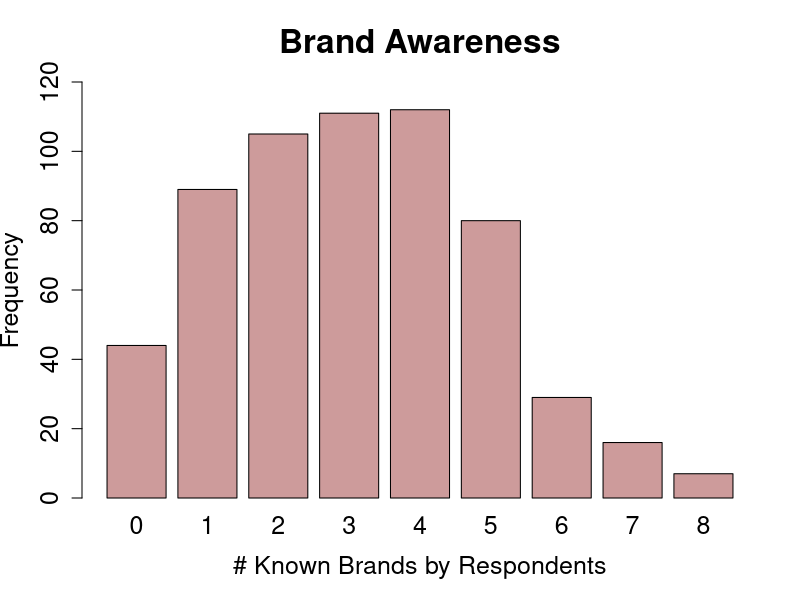
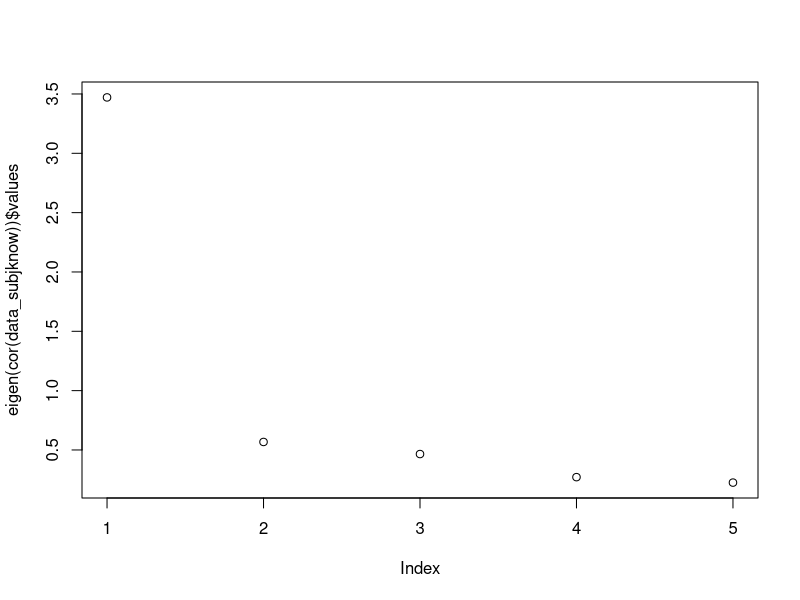
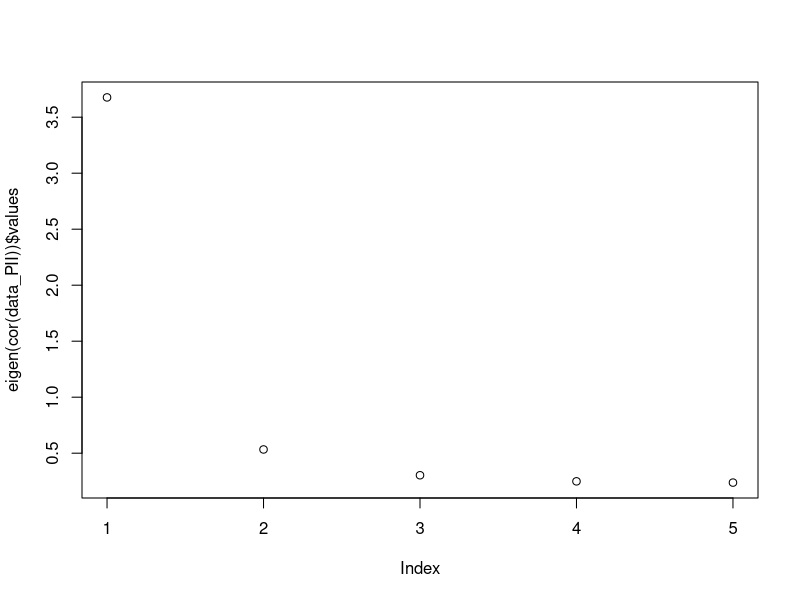
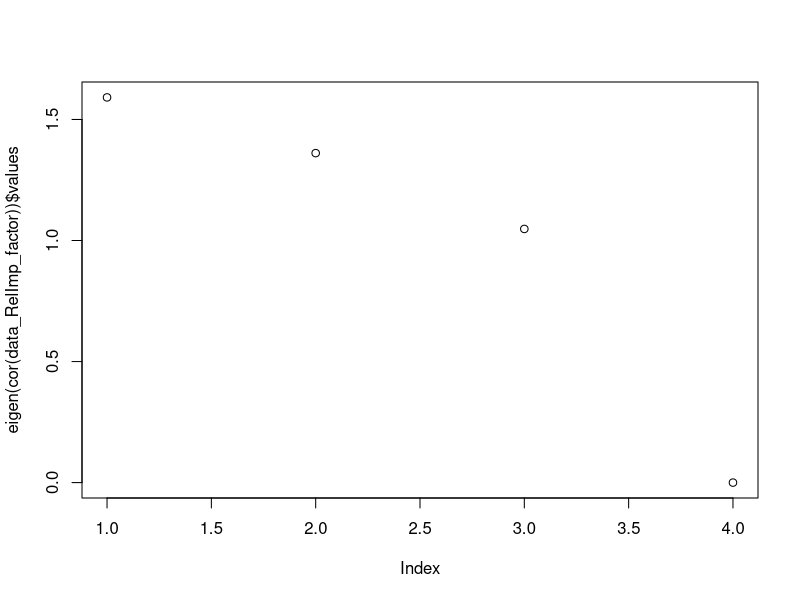
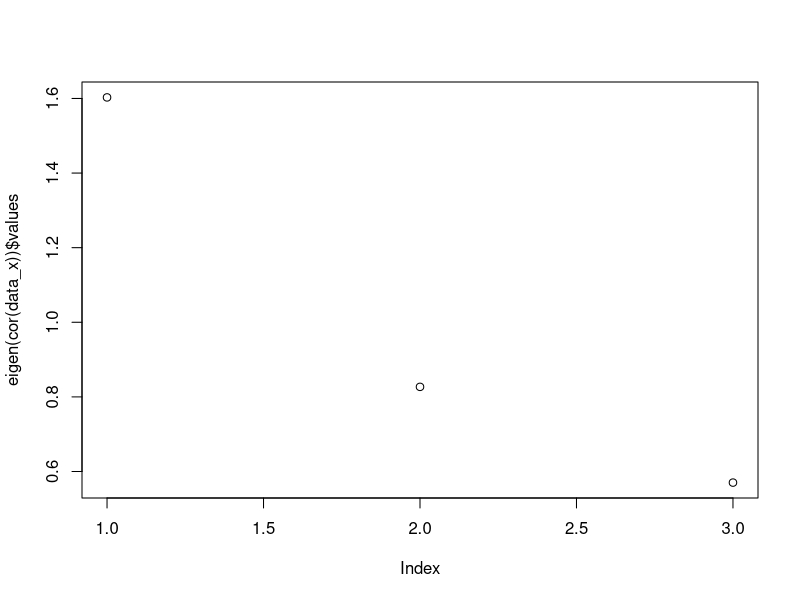
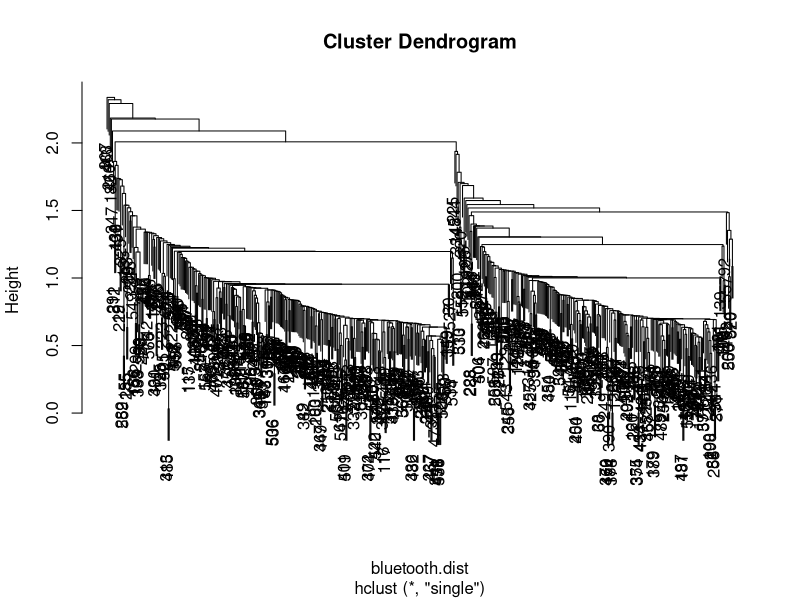
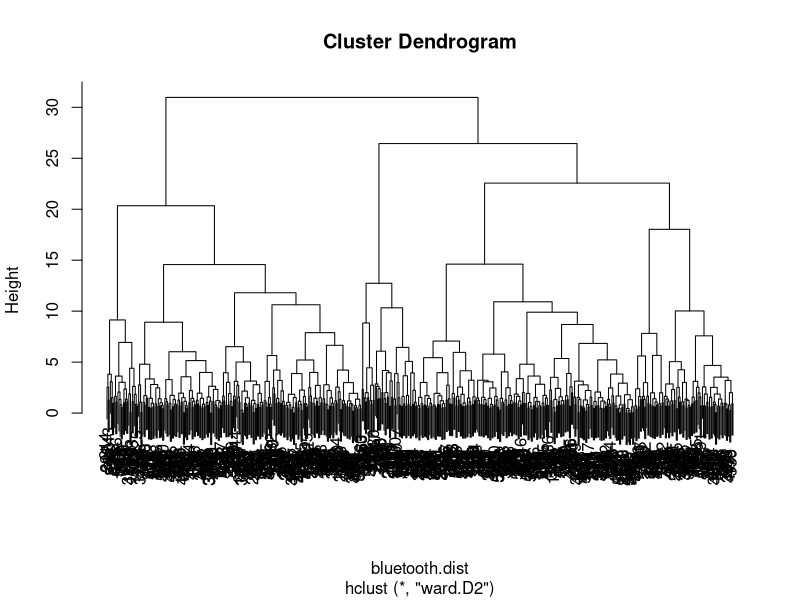
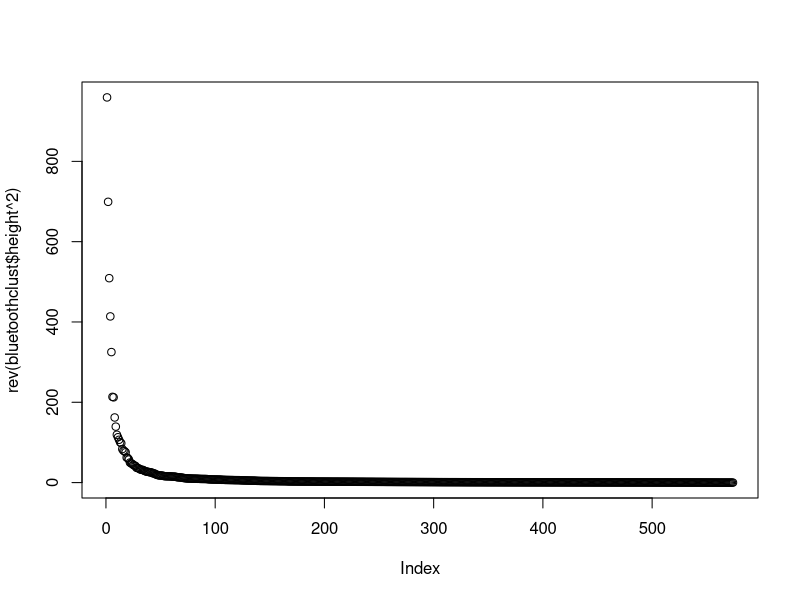

The R script that drew these images, in order: (Note: this script raises an error after producing the figures.)
getwd()
setwd("~/Caci17/SWP3")

library(psych)
library(dplyr)

bluetooth <- read.csv("indivData.csv")

###---- Brand Awarenes ----

#bakalim kac kisi biliyormus
head <- c("Anker", "Bose", "JBL", "Philips", "Sony", "UE", "HarmanKardon", "Beats", "None", "Observations", "0", "1", "2", "3", "4", "5", "6", "7", "8", "Avr")

counts_general <- as.vector(rowSums(bluetooth[, c(4, 5, 6, 7, 8, 9, 10, 11)]))
#let's make a new column with counts general
bluetooth$brand_awareness <- as.factor(counts_general)
plot(bluetooth$brand_awareness, xlab="# Known Brands by Respondents", ylab = "Frequency", ylim=c(0,120), main = "Brand Awareness", col = "rosybrown3", cex.lab=1.5, cex.axis=1.5, cex.main=2, cex.sub=1.5, cex.names = 1.5)

general_sums <- c(sum(bluetooth$BrandAwareness_Anker), 
              sum(bluetooth$BrandAwareness_Bose),
              sum(bluetooth$BrandAwareness_JBL),
              sum(bluetooth$BrandAwareness_Philips),
              sum(bluetooth$BrandAwareness_Sony),
              sum(bluetooth$BrandAwareness_UE),
              sum(bluetooth$BrandAwareness_HarmanKardon),
              sum(bluetooth$BrandAwareness_Beats),
              sum(bluetooth$BrandAwareness_None),
              nrow(bluetooth),
              sum(counts_general == "0"),
              sum(counts_general == "1"),
              sum(counts_general == "2"),
              sum(counts_general == "3"),
              sum(counts_general == "4"),
              sum(counts_general == "5"),
              sum(counts_general == "6"),
              sum(counts_general == "7"),
              sum(counts_general == "8"),
              mean(counts_general)) #there is one person did not respond this question!

#hicbirini bilmiyorum diyen ama yine de baska markayi biliyorum diye isaretleyen olmus mu- olmamis baktim.

#cinsiyete gore ayiralim
female <- bluetooth[bluetooth$GenderLabel == "female", ]
male <- bluetooth[bluetooth$GenderLabel == "male", ]
no_gender_info <- bluetooth[bluetooth$GenderLabel == "Prefer not to answer", ]

counts_female <- as.vector(rowSums(female[, c(4, 5, 6, 7, 8, 9, 10, 11)]))
female_sums <- c(sum(female$BrandAwareness_Anker), 
                  sum(female$BrandAwareness_Bose),
                  sum(female$BrandAwareness_JBL),
                  sum(female$BrandAwareness_Philips),
                  sum(female$BrandAwareness_Sony),
                  sum(female$BrandAwareness_UE),
                  sum(female$BrandAwareness_HarmanKardon),
                  sum(female$BrandAwareness_Beats),
                  sum(female$BrandAwareness_None),
                  nrow(female),
                  sum(counts_female == "0"),
                  sum(counts_female == "1"),
                  sum(counts_female == "2"),
                  sum(counts_female == "3"),
                  sum(counts_female == "4"),
                  sum(counts_female == "5"),
                  sum(counts_female == "6"),
                  sum(counts_female == "7"),
                  sum(counts_female == "8"),
                  mean(counts_female))

counts_male <- as.vector(rowSums(male[, c(4, 5, 6, 7, 8, 9, 10, 11)]))
male_sums <- c(sum(male$BrandAwareness_Anker), 
                  sum(male$BrandAwareness_Bose),
                  sum(male$BrandAwareness_JBL),
                  sum(male$BrandAwareness_Philips),
                  sum(male$BrandAwareness_Sony),
                  sum(male$BrandAwareness_UE),
                  sum(male$BrandAwareness_HarmanKardon),
                  sum(male$BrandAwareness_Beats),
                  sum(male$BrandAwareness_None),
                  nrow(male),
                  sum(counts_male == "0"),
                  sum(counts_male == "1"),
                  sum(counts_male == "2"),
                  sum(counts_male == "3"),
                  sum(counts_male == "4"),
                  sum(counts_male == "5"),
                  sum(counts_male == "6"),
                  sum(counts_male == "7"),
                  sum(counts_male == "8"),
                  mean(counts_male))

counts_gender <- as.vector(rowSums(no_gender_info[, c(4, 5, 6, 7, 8, 9, 10, 11)]))
no_gender_sums <- c(sum(no_gender_info$BrandAwareness_Anker), 
                  sum(no_gender_info$BrandAwareness_Bose),
                  sum(no_gender_info$BrandAwareness_JBL),
                  sum(no_gender_info$BrandAwareness_Philips),
                  sum(no_gender_info$BrandAwareness_Sony),
                  sum(no_gender_info$BrandAwareness_UE),
                  sum(no_gender_info$BrandAwareness_HarmanKardon),
                  sum(no_gender_info$BrandAwareness_Beats),
                  sum(no_gender_info$BrandAwareness_None),
                  nrow(no_gender_info),
                  sum(counts_gender == "0"),
                  sum(counts_gender == "1"),
                  sum(counts_gender == "2"),
                  sum(counts_gender == "3"),
                  sum(counts_gender == "4"),
                  sum(counts_gender == "5"),
                  sum(counts_gender == "6"),
                  sum(counts_gender == "7"),
                  sum(counts_gender == "8"),
                  mean(counts_gender))
#by their occupation
employed <- bluetooth[bluetooth$OccupationLabel == "Employed",]
retired <- bluetooth[bluetooth$OccupationLabel == "Retired",]
selfemployed <- bluetooth[bluetooth$OccupationLabel == "Self-employed",]
student <- bluetooth[bluetooth$OccupationLabel == "Student",]
unemployed <- bluetooth[bluetooth$OccupationLabel == "Unemployed",]

counts_employed <- as.vector(rowSums(employed[, c(4, 5, 6, 7, 8, 9, 10, 11)]))
employed_sums <- c(sum(employed$BrandAwareness_Anker), 
                 sum(employed$BrandAwareness_Bose),
                 sum(employed$BrandAwareness_JBL),
                 sum(employed$BrandAwareness_Philips),
                 sum(employed$BrandAwareness_Sony),
                 sum(employed$BrandAwareness_UE),
                 sum(employed$BrandAwareness_HarmanKardon),
                 sum(employed$BrandAwareness_Beats),
                 sum(employed$BrandAwareness_None),
                 nrow(employed),
                 sum(counts_employed == "0"),
                 sum(counts_employed == "1"),
                 sum(counts_employed == "2"),
                 sum(counts_employed == "3"),
                 sum(counts_employed == "4"),
                 sum(counts_employed == "5"),
                 sum(counts_employed == "6"),
                 sum(counts_employed == "7"),
                 sum(counts_employed == "8"),
                 mean(counts_employed))

counts_retired <- as.vector(rowSums(retired[, c(4, 5, 6, 7, 8, 9, 10, 11)]))
retired_sums <- c(sum(retired$BrandAwareness_Anker), 
               sum(retired$BrandAwareness_Bose),
               sum(retired$BrandAwareness_JBL),
               sum(retired$BrandAwareness_Philips),
               sum(retired$BrandAwareness_Sony),
               sum(retired$BrandAwareness_UE),
               sum(retired$BrandAwareness_HarmanKardon),
               sum(retired$BrandAwareness_Beats),
               sum(retired$BrandAwareness_None),
               nrow(retired),
               sum(counts_retired == "0"),
               sum(counts_retired == "1"),
               sum(counts_retired == "2"),
               sum(counts_retired == "3"),
               sum(counts_retired == "4"),
               sum(counts_retired == "5"),
               sum(counts_retired == "6"),
               sum(counts_retired == "7"),
               sum(counts_retired == "8"),
               mean(counts_retired))

counts_selfemployed <- as.vector(rowSums(selfemployed[, c(4, 5, 6, 7, 8, 9, 10, 11)]))
selfemployed_sums <- c(sum(selfemployed$BrandAwareness_Anker), 
                    sum(selfemployed$BrandAwareness_Bose),
                    sum(selfemployed$BrandAwareness_JBL),
                    sum(selfemployed$BrandAwareness_Philips),
                    sum(selfemployed$BrandAwareness_Sony),
                    sum(selfemployed$BrandAwareness_UE),
                    sum(selfemployed$BrandAwareness_HarmanKardon),
                    sum(selfemployed$BrandAwareness_Beats),
                    sum(selfemployed$BrandAwareness_None),
                    nrow(selfemployed),
                    sum(counts_selfemployed == "0"),
                    sum(counts_selfemployed == "1"),
                    sum(counts_selfemployed == "2"),
                    sum(counts_selfemployed == "3"),
                    sum(counts_selfemployed == "4"),
                    sum(counts_selfemployed == "5"),
                    sum(counts_selfemployed == "6"),
                    sum(counts_selfemployed == "7"),
                    sum(counts_selfemployed == "8"),
                    mean(counts_selfemployed))

counts_student <- as.vector(rowSums(student[, c(4, 5, 6, 7, 8, 9, 10, 11)]))
student_sums <- c(sum(student$BrandAwareness_Anker), 
                      sum(student$BrandAwareness_Bose),
                      sum(student$BrandAwareness_JBL),
                      sum(student$BrandAwareness_Philips),
                      sum(student$BrandAwareness_Sony),
                      sum(student$BrandAwareness_UE),
                      sum(student$BrandAwareness_HarmanKardon),
                      sum(student$BrandAwareness_Beats),
                      sum(student$BrandAwareness_None),
                      nrow(student),
                      sum(counts_student == "0"),
                      sum(counts_student == "1"),
                      sum(counts_student == "2"),
                      sum(counts_student == "3"),
                      sum(counts_student == "4"),
                      sum(counts_student == "5"),
                      sum(counts_student == "6"),
                      sum(counts_student == "7"),
                      sum(counts_student == "8"),
                      mean(counts_student))

counts_unemployed <- as.vector(rowSums(unemployed[, c(4, 5, 6, 7, 8, 9, 10, 11)]))
unemployed_sums <- c(sum(unemployed$BrandAwareness_Anker), 
                       sum(unemployed$BrandAwareness_Bose),
                       sum(unemployed$BrandAwareness_JBL),
                       sum(unemployed$BrandAwareness_Philips),
                       sum(unemployed$BrandAwareness_Sony),
                       sum(unemployed$BrandAwareness_UE),
                       sum(unemployed$BrandAwareness_HarmanKardon),
                       sum(unemployed$BrandAwareness_Beats),
                       sum(unemployed$BrandAwareness_None),
                       nrow(unemployed),
                       sum(counts_unemployed == "0"),
                       sum(counts_unemployed == "1"),
                       sum(counts_unemployed == "2"),
                       sum(counts_unemployed == "3"),
                       sum(counts_unemployed == "4"),
                       sum(counts_unemployed == "5"),
                       sum(counts_unemployed == "6"),
                       sum(counts_unemployed == "7"),
                       sum(counts_unemployed == "8"),
                       mean(counts_unemployed))

#by income
levels(bluetooth$IncomeLabel)
#we have 8 levels, 1 to 7 is going in an increasing scale, while 8 is not specified 
bluetooth$Income <- as.factor(bluetooth$Income)
income1 <- bluetooth[bluetooth$Income == "1",]
income2 <- bluetooth[bluetooth$Income == "2",]
income3 <- bluetooth[bluetooth$Income == "3",]
income4 <- bluetooth[bluetooth$Income == "4",]
income5 <- bluetooth[bluetooth$Income == "5",]
income6 <- bluetooth[bluetooth$Income == "6",]
income7 <- bluetooth[bluetooth$Income == "7",]
income8 <- bluetooth[bluetooth$Income == "8",]


counts_income1 <- as.vector(rowSums(income1[, c(4, 5, 6, 7, 8, 9, 10, 11)]))
income1_sums <- c(sum(income1$BrandAwareness_Anker), 
                     sum(income1$BrandAwareness_Bose),
                     sum(income1$BrandAwareness_JBL),
                     sum(income1$BrandAwareness_Philips),
                     sum(income1$BrandAwareness_Sony),
                     sum(income1$BrandAwareness_UE),
                     sum(income1$BrandAwareness_HarmanKardon),
                     sum(income1$BrandAwareness_Beats),
                     sum(income1$BrandAwareness_None),
                     nrow(income1),
                     sum(counts_income1 == "0"),
                     sum(counts_income1 == "1"),
                     sum(counts_income1 == "2"),
                     sum(counts_income1 == "3"),
                     sum(counts_income1 == "4"),
                     sum(counts_income1 == "5"),
                     sum(counts_income1 == "6"),
                     sum(counts_income1 == "7"),
                     sum(counts_income1 == "8"),
                     mean(counts_income1))

counts_income2 <- as.vector(rowSums(income2[, c(4, 5, 6, 7, 8, 9, 10, 11)]))
income2_sums <- c(sum(income2$BrandAwareness_Anker), 
                     sum(income2$BrandAwareness_Bose),
                     sum(income2$BrandAwareness_JBL),
                     sum(income2$BrandAwareness_Philips),
                     sum(income2$BrandAwareness_Sony),
                     sum(income2$BrandAwareness_UE),
                     sum(income2$BrandAwareness_HarmanKardon),
                     sum(income2$BrandAwareness_Beats),
                     sum(income2$BrandAwareness_None),
                     nrow(income2),
                     sum(counts_income2 == "0"),
                     sum(counts_income2 == "1"),
                     sum(counts_income2 == "2"),
                     sum(counts_income2 == "3"),
                     sum(counts_income2 == "4"),
                     sum(counts_income2 == "5"),
                     sum(counts_income2 == "6"),
                     sum(counts_income2 == "7"),
                     sum(counts_income2 == "8"),
                     mean(counts_income2))


counts_income3 <- as.vector(rowSums(income3[, c(4, 5, 6, 7, 8, 9, 10, 11)]))
income3_sums <- c(sum(income3$BrandAwareness_Anker), 
                     sum(income3$BrandAwareness_Bose),
                     sum(income3$BrandAwareness_JBL),
                     sum(income3$BrandAwareness_Philips),
                     sum(income3$BrandAwareness_Sony),
                     sum(income3$BrandAwareness_UE),
                     sum(income3$BrandAwareness_HarmanKardon),
                     sum(income3$BrandAwareness_Beats),
                     sum(income3$BrandAwareness_None),
                     nrow(income3),
                     sum(counts_income3 == "0"),
                     sum(counts_income3 == "1"),
                     sum(counts_income3 == "2"),
                     sum(counts_income3 == "3"),
                     sum(counts_income3 == "4"),
                     sum(counts_income3 == "5"),
                     sum(counts_income3 == "6"),
                     sum(counts_income3 == "7"),
                     sum(counts_income3 == "8"),
                     mean(counts_income3))

counts_income4 <- as.vector(rowSums(income4[, c(4, 5, 6, 7, 8, 9, 10, 11)]))
income4_sums <- c(sum(income4$BrandAwareness_Anker), 
                     sum(income4$BrandAwareness_Bose),
                     sum(income4$BrandAwareness_JBL),
                     sum(income4$BrandAwareness_Philips),
                     sum(income4$BrandAwareness_Sony),
                     sum(income4$BrandAwareness_UE),
                     sum(income4$BrandAwareness_HarmanKardon),
                     sum(income4$BrandAwareness_Beats),
                     sum(income4$BrandAwareness_None),
                     nrow(income4),
                     sum(counts_income4 == "0"),
                     sum(counts_income4 == "1"),
                     sum(counts_income4 == "2"),
                     sum(counts_income4 == "3"),
                     sum(counts_income4 == "4"),
                     sum(counts_income4 == "5"),
                     sum(counts_income4 == "6"),
                     sum(counts_income4 == "7"),
                     sum(counts_income4 == "8"),
                     mean(counts_income4))

counts_income5 <- as.vector(rowSums(income5[, c(4, 5, 6, 7, 8, 9, 10, 11)]))
income5_sums <- c(sum(income5$BrandAwareness_Anker), 
                     sum(income5$BrandAwareness_Bose),
                     sum(income5$BrandAwareness_JBL),
                     sum(income5$BrandAwareness_Philips),
                     sum(income5$BrandAwareness_Sony),
                     sum(income5$BrandAwareness_UE),
                     sum(income5$BrandAwareness_HarmanKardon),
                     sum(income5$BrandAwareness_Beats),
                     sum(income5$BrandAwareness_None),
                     nrow(income5),
                     sum(counts_income5 == "0"),
                     sum(counts_income5 == "1"),
                     sum(counts_income5 == "2"),
                     sum(counts_income5 == "3"),
                     sum(counts_income5 == "4"),
                     sum(counts_income5 == "5"),
                     sum(counts_income5 == "6"),
                     sum(counts_income5 == "7"),
                     sum(counts_income5 == "8"),
                     mean(counts_income5))

counts_income6 <- as.vector(rowSums(income6[, c(4, 5, 6, 7, 8, 9, 10, 11)]))
income6_sums <- c(sum(income6$BrandAwareness_Anker), 
                     sum(income6$BrandAwareness_Bose),
                     sum(income6$BrandAwareness_JBL),
                     sum(income6$BrandAwareness_Philips),
                     sum(income6$BrandAwareness_Sony),
                     sum(income6$BrandAwareness_UE),
                     sum(income6$BrandAwareness_HarmanKardon),
                     sum(income6$BrandAwareness_Beats),
                     sum(income6$BrandAwareness_None),
                     nrow(income6),
                     sum(counts_income6 == "0"),
                     sum(counts_income6 == "1"),
                     sum(counts_income6 == "2"),
                     sum(counts_income6 == "3"),
                     sum(counts_income6 == "4"),
                     sum(counts_income6 == "5"),
                     sum(counts_income6 == "6"),
                     sum(counts_income6 == "7"),
                     sum(counts_income6 == "8"),
                     mean(counts_income6))

counts_income7 <- as.vector(rowSums(income7[, c(4, 5, 6, 7, 8, 9, 10, 11)]))
income7_sums <- c(sum(income7$BrandAwareness_Anker), 
                     sum(income7$BrandAwareness_Bose),
                     sum(income7$BrandAwareness_JBL),
                     sum(income7$BrandAwareness_Philips),
                     sum(income7$BrandAwareness_Sony),
                     sum(income7$BrandAwareness_UE),
                     sum(income7$BrandAwareness_HarmanKardon),
                     sum(income7$BrandAwareness_Beats),
                     sum(income7$BrandAwareness_None),
                     nrow(income7),
                     sum(counts_income7 == "0"),
                     sum(counts_income7 == "1"),
                     sum(counts_income7 == "2"),
                     sum(counts_income7 == "3"),
                     sum(counts_income7 == "4"),
                     sum(counts_income7 == "5"),
                     sum(counts_income7 == "6"),
                     sum(counts_income7 == "7"),
                     sum(counts_income7 == "8"),
                     mean(counts_income7))

counts_income8 <- as.vector(rowSums(income8[, c(4, 5, 6, 7, 8, 9, 10, 11)]))
income8_sums <- c(sum(income8$BrandAwareness_Anker), 
                     sum(income8$BrandAwareness_Bose),
                     sum(income8$BrandAwareness_JBL),
                     sum(income8$BrandAwareness_Philips),
                     sum(income8$BrandAwareness_Sony),
                     sum(income8$BrandAwareness_UE),
                     sum(income8$BrandAwareness_HarmanKardon),
                     sum(income8$BrandAwareness_Beats),
                     sum(income8$BrandAwareness_None),
                     nrow(income8),
                     sum(counts_income8 == "0"),
                     sum(counts_income8 == "1"),
                     sum(counts_income8 == "2"),
                     sum(counts_income8 == "3"),
                     sum(counts_income8 == "4"),
                     sum(counts_income8 == "5"),
                     sum(counts_income8 == "6"),
                     sum(counts_income8 == "7"),
                     sum(counts_income8 == "8"),
                     mean(counts_income8))

total_matrix <- rbind(general_sums,female_sums, male_sums, no_gender_sums ,
           employed_sums, retired_sums, selfemployed_sums, student_sums, unemployed_sums,
           income1_sums, income2_sums, income3_sums, income4_sums, income5_sums, income6_sums, income7_sums, income8_sums)
colnames(total_matrix) <- head
total_matrix

#write.csv(total_matrix, "file.csv")


### RELATIVE IMPORTANT FACTORS ANALYSIS - 0rki ORKUN

# genel data da insanlar neyi onemsemis, en fazla degerler vs....
relImportanceEveryone <- cbind(summary(bluetooth$RelImp_battery), summary(bluetooth$RelImp_price),
                       summary(bluetooth$RelImp_weight), summary(bluetooth$RelImp_sound) )
colnames(relImportanceEveryone) <- (cbind('Battery', 'Price', 'Weight', 'Sound'))

mean(x = sort(x = bluetooth$RelImp_weight)[-c(1, length(x = bluetooth$RelImp_weight))])

# sonra bu aynisini farkli yas-income-bilgi vs. gruplari icin yapilsin.

# relImportancePriceGroupedbyBrandAwareness <- bluetooth %>% group_by(BrandAwareness_Anker, BrandAwareness_Bose,
#                                                       BrandAwareness_JBL, BrandAwareness_Philips,
#                                                       BrandAwareness_Sony, BrandAwareness_UE,
#                                                       BrandAwareness_HarmanKardon, BrandAwareness_Beats,
# BrandAwareness_Beats, BrandAwareness_None) %>% summarise('Price Mean' = mean(RelImp_price))
# brand awareness a gore grouplamak cok anlamli bi sey cikarmiyo...

relImportancePrice_groupedbyAge <- bluetooth %>% group_by(Age) %>% summarise('Price Mean' = mean(RelImp_price))
relImportanceSound_groupedbyAge <- bluetooth %>% group_by(Age) %>% summarise('Sound Mean' = mean(RelImp_sound))
relImportanceBattery_groupedbyAge <- bluetooth %>% group_by(Age) %>% summarise('Battery Mean' = mean(RelImp_battery))
relImportanceWeight_groupedbyAge <- bluetooth %>% group_by(Age) %>% summarise('Weight Mean' = mean(RelImp_weight))


RelImportance_groupedbyAge<- cbind(relImportancePrice_groupedbyAge,
                                   relImportanceSound_groupedbyAge,
                                   relImportanceBattery_groupedbyAge,
                                   relImportanceWeight_groupedbyAge)
RelImportance_groupedbyAge <- RelImportance_groupedbyAge[, cbind(-3,-5,-7)]
RelImportance_groupedbyAge

write.table(RelImportance_groupedbyAge,file="RelImportance_groupedbyAge.txt", sep = '|')

relImportancePrice_groupedbyIncome <- bluetooth %>% group_by(Income) %>% summarise('Price Mean' = mean(RelImp_price))
relImportanceSound_groupedbyIncome <- bluetooth %>% group_by(Income) %>% summarise('Sound Mean' = mean(RelImp_sound))
relImportanceBattery_groupedbyIncome <- bluetooth %>% group_by(Income) %>% summarise('Battery Mean' = mean(RelImp_battery))
relImportanceWeight_groupedbyIncome <- bluetooth %>% group_by(Income) %>% summarise('Weight Mean' = mean(RelImp_weight))

RelImportance_groupedbyIncome<- cbind(relImportancePrice_groupedbyIncome,
                                      relImportanceSound_groupedbyIncome,
                                      relImportanceBattery_groupedbyIncome,
                                      relImportanceWeight_groupedbyIncome)
RelImportance_groupedbyIncome <- RelImportance_groupedbyIncome[, cbind(-3,-5,-7)]
RelImportance_groupedbyIncome

write.table(RelImportance_groupedbyIncome,file="RelImportance_groupedbyIncome.txt", sep = '|')


# TO-DO: otomatize edilebilir regex kullanilarak, kafam basmadi suan
# for (attribute in regexpr('RelImp_*', colnames(bluetooth))) {
#   hist(bluetooth$attribute, freq = FALSE)
#   lines(density(bluetooth$attribute))
# }

png("RelativeImportanceHistograms.png")

par(mfrow=c(2, 2)) # aslinda 2ye 2lik bir grafik template i aciyor

hist(bluetooth$RelImp_battery, freq = TRUE, main = 'Battery' , xlab = 'Relative Importance')

hist(bluetooth$RelImp_price, freq = TRUE, main = 'Price', xlab = 'Relative Importance')

hist(bluetooth$RelImp_weight, freq = TRUE, main = 'Weight', xlab = 'Relative Importance')

hist(bluetooth$RelImp_sound, freq = TRUE, main = 'Sound', xlab = 'Relative Importance')

mtext('Histograms of Relative Importances', outer = TRUE, cex = 1.5)

dev.off() 

# Open a png file
png("RelativeImportanceHistograms.png")

par(mfrow=c(2, 2)) # aslinda 2ye 2lik bir grafik template i aciyor

hist(bluetooth$RelImp_battery, freq = FALSE, main = 'Battery' , xlab = 'Relative Importance')
lines(density(bluetooth$RelImp_battery, adjust=2),
      col="darkgreen", lwd=2, lty= "dotted" )

hist(bluetooth$RelImp_price, freq = FALSE, main = 'Price', xlab = 'Relative Importance')
lines(density(bluetooth$RelImp_price, adjust=2),
      col="darkgreen", lwd=2, lty= "dotted" )

hist(bluetooth$RelImp_weight, freq = FALSE, main = 'Weight', xlab = 'Relative Importance')
lines(density(bluetooth$RelImp_weight, adjust=2),
      col="darkgreen", lwd=2, lty= "dotted" )

hist(bluetooth$RelImp_sound, freq = FALSE, main = 'Sound', xlab = 'Relative Importance')
lines(density(bluetooth$RelImp_sound, adjust=2),
      col="darkgreen", lwd=2, lty= "dotted" )

mtext('Distribution of Relative Importances', outer = TRUE, cex = 1.5)

# Close the png file
dev.off() 

table(bluetooth$Own)

#######              KNOWLEDGE ABOUT SPEAKERS

#1: I know pretty much
#2: not very knowledgeable
#3: expert (among the circle of friends)
#4: I know less (compared to most other people)
#5: I really don???t know
library(tidyverse)
library(dplyr)
library(plyr)
data_subjknow <- bluetooth %>% 
  select(starts_with("SubjKnow"))

####      FACTOR ANALYSIS
# Eigenvalue -- finding the optimal number of factors
eigen(cor(data_subjknow))$values
plot(eigen(cor(data_subjknow))$values) # 1 tane factor yap diyor, ilk eigenvalue: 3,47, ikinci: 0.56
fa<-fa(data_subjknow,method=mle,scores='tenBerge',
       nfactors=1, rotate ="varimax")
fa
bluetooth$fa <- fa$scores

###      IntentToBuy'a gore : 
# Cok bilenler almaya daha mi meyilli?
scores<-aggregate(fa$scores, by=list(bluetooth$IntentToBuy),mean, na.rm=TRUE)
scores

# scores: IntentToBuy = 0 icin -0.075 , IntentToBuy = 1 icin 0.150, 
# bu cok bilenler almaya daha meyilli, such finding!! 


###     Relative Importance'a gore :
# Cok bilenler neye onem veriyor?

data_relimp <- bluetooth %>%
  select(starts_with("RelImp"))

bluetooth$RelImp <- colnames(data_relimp)[apply(data_relimp,1,which.max)]

scores<-aggregate(fa$scores, by=list(bluetooth$RelImp),mean, na.rm=TRUE)
scores
scores_sorted <- scores[order(scores[, "MR1"]), , drop = FALSE]
scores_sorted

# burda en buyuk deger buyukten kucuge : sound , battery , price , weight ( 0.17 , -0.018 , -0.148 , -0.69)
# yani en cok bilenler, relative importance larini ustteki siraya gore belirlemisler.

###     Gender'a gore : 
# Cok bilenlerin cinsiyeti ne? 

scores<-aggregate(fa$scores, by=list(bluetooth$GenderLabel),mean, na.rm=TRUE)
scores
scores_sorted <- scores[order(scores[, "MR1"]), , drop = FALSE]
scores_sorted

# burda en buyuk deger buyukten kucuge : male, no answer, female ( 0.35 , -0.119, -0.44)
# yani en cok bilenlerin sirasi yukaridaki gibi.


###     Age'e gore : 
# Cok bilenlerin yasi ne? 

levels(bluetooth$AgeLabel)
# 8 level var, "1": <18 ve "8": >=50
scores<-aggregate(fa$scores, by=list(bluetooth$AgeLabel),mean, na.rm=TRUE)
scores
scores_sorted <- scores[order(scores[, "MR1"]), , drop = FALSE]
scores_sorted

# karisik biraz 25-40 arasi daha cok biliyor, bi de 18 yas alti

###     Residence'a gore : 
# Cok bilenler nerde yasiyor? 

levels(bluetooth$Residence)
# 38 level var.
scores<-aggregate(fa$scores, by=list(bluetooth$Residence),mean, na.rm=TRUE)
scores
scores_sorted <- scores[order(scores[, "MR1"]), , drop = FALSE]
scores_sorted

# en cok bilen uclu: Macedonia, Iran, Spain
# en az bilen uclu: Portugal, Serbia, Ukraine


###     Occupation'a gore : 
# Cok bilenler nerde yasiyor? 

levels(bluetooth$OccupationLabel)
# 5 level var.
scores<-aggregate(fa$scores, by=list(bluetooth$OccupationLabel),mean, na.rm=TRUE)
scores
scores_sorted <- scores[order(scores[, "MR1"]), , drop = FALSE]
scores_sorted

# Cok bilenden az bilene : student, self-employed, employed, unemployed, retired


###     Education'a gore : 
# Cok bilenler ne kadar egitimli? 

levels(bluetooth$EducationLabel)
# 5 level var.
scores<-aggregate(fa$scores, by=list(bluetooth$EducationLabel),mean, na.rm=TRUE)
scores
scores_sorted <- scores[order(scores[, "MR1"]), , drop = FALSE]
scores_sorted

# Cok bilenden az bilene : undergraduate, graduate, high school, other, less than high school


###     Income'a gore : 
# Cok bilenler ne kadar parasi var? 

levels(bluetooth$IncomeLabel)
# 8 level var.
scores<-aggregate(fa$scores, by=list(bluetooth$IncomeLabel),mean, na.rm=TRUE)
scores
scores_sorted <- scores[order(scores[, "MR1"]), , drop = FALSE]
scores_sorted

# Cok bilenden az bilene : zenginler daha cok biliyor genelde :)

table(bluetooth$Own)


####                  IS IT IMPORTANT?

#1: important
#2: mean nothing
#3: matter
#4: significant
#5: no concern

data_PII <- bluetooth %>%
  select(starts_with("PII"))

####       FACTOR ANALYSIS
# Eigenvalue -- finding the optimal number of factors
eigen(cor(data_PII))$values
plot(eigen(cor(data_PII))$values) # 1 tane factor yap diyor, ilk eigenvalue: 3,47, ikinci: 0.56
fa2<-fa(data_PII,method=mle,scores='tenBerge',
       nfactors=1, rotate ="varimax")
fa2
bluetooth$fa2 <- fa2$scores

###      IntentToBuy'a gore : 
# Cok onem verenler almaya daha mi meyilli?
scores<-aggregate(fa2$scores, by=list(bluetooth$IntentToBuy),mean, na.rm=TRUE)
scores

# scores: IntentToBuy = 0 icin -0.139 , IntentToBuy = 1 icin 0.278, 
# bu cok bilenler almaya daha meyilli.


###       Relative Importance'a gore : 
# Cok onem verenler neye onem veriyor?

scores<-aggregate(fa2$scores, by=list(bluetooth$RelImp),mean, na.rm=TRUE)
scores

# RelImp_battery : 1
# RelImp_weight : 2
# RelImp_price : 3
# RelImp_sound : 4

# burda en buyuk deger buyukten kucuge : sound , battery , price , weight ( 0.202 , -0.079 , -0.19 , -0.41)
# yani en cok onem verenler, relative importance larini ustteki siraya gore belirlemisler.

###     Gender'a gore : 
# Cok bilenlerin cinsiyeti ne? 

scores<-aggregate(fa2$scores, by=list(bluetooth$GenderLabel),mean, na.rm=TRUE)
scores
scores_sorted <- scores[order(scores[, "MR1"]), , drop = FALSE]
scores_sorted

# burda en buyuk deger buyukten kucuge : male, no answer, female ( 0.35 , -0.119, -0.44)
# yani en cok bilenlerin sirasi yukaridaki gibi.


###     Age'e gore : 
# Cok onem verenlerin yasi ne? 

levels(bluetooth$AgeLabel)
# 8 level var, "1": <18 ve "8": >=50
scores<-aggregate(fa2$scores, by=list(bluetooth$AgeLabel),mean, na.rm=TRUE)
scores
scores_sorted <- scores[order(scores[, "MR1"]), , drop = FALSE]
scores_sorted

# onem verenler 18 yas alti ve 18-29, 
# cok bilenlerle karsilastirinca biraz komik, cok bilenler 25-40 arasi genelde :) 



###     Residence'a gore : 
# Cok onem verenler nerde yasiyor? 

levels(bluetooth$Residence)
# 38 level var.
scores<-aggregate(fa2$scores, by=list(bluetooth$Residence),mean, na.rm=TRUE)
scores
scores_sorted <- scores[order(scores[, "MR1"]), , drop = FALSE]
scores_sorted

# en cok onem veren uclu: Macedonia, Brazil, Spain
# en az onem veren uclu: Syria, Benin, China


###     Occupation'a gore : 
# Cok onem verenler nap??yor? :)

levels(bluetooth$OccupationLabel)
# 5 level var.
scores<-aggregate(fa2$scores, by=list(bluetooth$OccupationLabel),mean, na.rm=TRUE)
scores
scores_sorted <- scores[order(scores[, "MR1"]), , drop = FALSE]
scores_sorted

# Cok bilenden az bilene : student, self-employed, employed, unemployed, retired


###     Education'a gore : 
# Cok onem verenler ne kadar egitimli? 

levels(bluetooth$EducationLabel)
# 5 level var.
scores<-aggregate(fa2$scores, by=list(bluetooth$EducationLabel),mean, na.rm=TRUE)
scores
scores_sorted <- scores[order(scores[, "MR1"]), , drop = FALSE]
scores_sorted

# Cok bilenden az bilene : other, undergraduate, high school, graduate, less than high school


###     Income'a gore : 
# Cok onem verenlerin ne kadar parasi var? 

levels(bluetooth$IncomeLabel)
# 8 level var.
scores<-aggregate(fa2$scores, by=list(bluetooth$IncomeLabel),mean, na.rm=TRUE)
scores
scores_sorted <- scores[order(scores[, "MR1"]), , drop = FALSE]
scores_sorted

# Cok onem verenden az verene : karisik biraz, middle income? :)


data_RelImp_factor <- bluetooth %>%
  select(starts_with("RelImp"))

data_RelImp_factor$RelImp <- NULL
eigen(cor(data_RelImp_factor))$values
plot(eigen(cor(data_RelImp_factor))$values)
fa_relimp<-fa(data_RelImp_factor,method=mle,scores='tenBerge',
        nfactors=3, rotate ="varimax")
fa_relimp
bluetooth$factor_price.sound <- fa_relimp$scores[,1]
bluetooth$factor_battery <- fa_relimp$scores[,2]
bluetooth$factor_weight <- fa_relimp$scores[,3]

data_x<- bluetooth %>%
  select("Age", "Education", "Income")

str(data_x)
data_x$Income <- as.numeric(data_x$Income)
data_x$Age <- as.numeric(data_x$Age)
data_x$Education <- as.numeric(data_x$Education)

data_x$Income[data_x$Income == 8] <- median(data_x$Income[data_x$Income != 8])
eigen(cor(data_x))$values
plot(eigen(cor(data_x))$values)
fa_x<-fa(data_x,method=mle,scores='tenBerge',
              nfactors=1, rotate ="varimax")
fa_x
bluetooth$factor_age.occupation.income.education <- fa_x$scores



#### CLUSTERING
# Cluster Persons from bluetooth speaker questionaire
str(bluetooth)
bluetooth <- bluetooth[bluetooth$Gender != 3,]
table(bluetooth$Own)

library(stringr)
colnames(bluetooth)
bluetooth <- bluetooth[,!str_detect(colnames(bluetooth), "Label")]
bluetooth$RelImp <- NULL
bluetooth$id <- NULL
bluetooth$Residence <- NULL

bluetooth$Income <- as.numeric(bluetooth$Income)
bluetooth$Income[bluetooth$Income == 8] <- median(bluetooth$Income[bluetooth$Income != 8])
bluetooth$brand_awareness <- as.numeric(bluetooth$brand_awareness)                    

colnames(bluetooth)                                            
colnames(bluetooth[,-c(1:25, 27:30, 32:33)])

bluetooth.dist<-dist(apply(bluetooth[,-c(1:25, 27:30, 32:33)],2,scale)) 
str(bluetooth.dist)
bluetooth.dist


as.matrix(bluetooth.dist)[1:5,1:5]

bluetoothclust <- hclust(bluetooth.dist, method ="single")
plot(bluetoothclust)
bluetoothclust <- hclust(bluetooth.dist, method ="ward.D2")
plot(bluetoothclust)

bluetoothclust.segment <- cutree(bluetoothclust, k=6)
str(bluetoothclust.segment)

table(bluetoothclust.segment)

seg.summ <- function (data,groups) {
  aggregate(data,list(groups), function (x) mean(as.numeric(x)))
}

seg.summ(bluetooth[,-(3:21)],bluetoothclust.segment)

plot(rev(bluetoothclust$height^2))
plot(rev(bluetoothclust$height^2)[1:50], type="b")
plot(bluetoothclust$height^2)


# K-Means
colnames(bluetooth)
bluetooth.dist<-dist(apply(bluetooth[c("Gender", "brand_awareness","factor_age.occupation.income.education", "IntentToBuy")],2,scale)) 
#cor(bluetooth[,-c(3:25, 27:30)])
#corrplot::corrplot(cor(bluetooth[,-c(1:25, 27:30, 33)]))

set.seed (123) 
seg.k <- kmeans(bluetooth.dist , centers =4)
seg.k

seg.summ <- function (data,groups) {
  aggregate(data,list(groups), function (x) mean(as.numeric(x)))
}

seg.summ <-seg.summ (bluetooth[c("Gender", "brand_awareness", "factor_age.occupation.income.education", "IntentToBuy")] , seg.k$cluster )
seg.summ

boxplot(bluetooth$Income~seg.k$cluster ,
        xlab ="Income", ylab ="Segment",
        horizontal = TRUE )
library ( cluster )
clusplot(bluetooth[c("Gender", "brand_awareness","factor_age.occupation.income.education", "IntentToBuy")] , seg.k$cluster , color =TRUE , shade =TRUE ,
         labels =4, lines =0, main ="K- means cluster plot ")

table(seg.k$cluster)
bluetooth$clusters <- seg.k$cluster
table(bluetooth$clusters, bluetooth$Own)


write.csv(bluetooth, "blabla.csv")



### ---- Other Descriptive Analytics (Kodlarimiz karismasin diye section actim buraya) ----

#code code


####### EDA - pca de yaptim factor analysis yaninda, bence kullanmicaz ama silmiyim dedim.
## PCA - two factors 
#pca_2factor<-principal(data_subjknow, nfactors=2, rotate ="varimax")
#pca_2factor
# 1, 2, 4 ve 5 factor oldu, 3 ayri kaldi.

#head(pca_2factor$scores)
#t(pca_2factor$scores)%*%pca_2factor$scores/(nrow(data_subjknow)-1) # show that factors are uncorrelated

# PCA - two factors - plot 
# burda IntentToBuy'a bak??nca, ??ok bilenler almaya daha meyilli gibi bi ??ey cikarmaya calisiyorum.
#scores <- aggregate(pca_2factor$scores, by=list(bluetooth$IntentToBuy), mean, na.rm=TRUE)
#x <- scores[,2]
#y <- scores[,3]
#plot(x, y, xlab = "Coordinate 1", ylab = "Coordinate 2", main = "Metric MDS", 
# pch = 19, ylim = c(-2, 2), xlim = c(-2, 2))
#text(x, y, labels = scores[,1], cex = 1, pos = 4)
#abline(h = 0, v = 0, col = "grey")

## PCA - three factors 
#pca_3factor<-principal(data_subjknow, nfactors=3, rotate ="varimax")
#pca_3factor
# 1, 2 ve 5 factor oldu, 3 ayri bir factor, 4 ayri bir factor oldu.
#3
#head(pca_3factor$scores)
#t(pca_3factor$scores)%*%pca_3factor$scores/(nrow(data_subjknow)-1) # show that factors are uncorrelated

#scores<-aggregate(pca_3factor$scores, by=list(bluetooth$IntentToBuy),mean, na.rm=TRUE)
#scores

#dist.factor <- dist(scores[,-c(1)])
#dist.factor

###### ERROR SHOW ########
#fit.factor <- cmdscale(dist.factor, k = 2) # burda error veriyor, 3 factor'un 2 boyutlu izdusumunu cikaramiyorum.
# variable say??s?? 2, az diye mi oyle oluyor?
#fit.factor

#x.factor <- fit.factor[,1]
#y.factor <- fit.factor[,2]

#plot(x.factor, y.factor, xlab = "Coordinate 1", ylab = "Coordinate 2", main = "Metric MDS", 
#    pch = 19, ylim = c(-3, 3), xlim = c(-3, 3))
#text(x.factor, y.factor, labels = hscores[,1], cex = 1, pos = 4)
#abline(h = 0, v = 0, col = "grey")


## PCA
#pca_2factor<-principal(data_PII, nfactors=2, rotate ="varimax")
#pca_2factor
# 1, 2, 3 ve 4 factor oldu, 5 ayri kaldi.

#head(pca_2factor$scores)
#t(pca_2factor$scores)%*%pca_2factor$scores/(nrow(data_subjknow)-1) # show that factors are uncorrelated

#scores <- aggregate(pca_2factor$scores, by=list(bluetooth$IntentToBuy), mean, na.rm=TRUE)
#x <- scores[,2]
#y <- scores[,3]
#plot(x, y, xlab = "Coordinate 1", ylab = "Coordinate 2", main = "Metric MDS", 
#     pch = 19, ylim = c(-2, 2), xlim = c(-2, 2))
#text(x, y, labels = scores[,1], cex = 1, pos = 4)
#abline(h = 0, v = 0, col = "grey")


#pca_3factor<-principal(data_PII, nfactors=3, rotate ="varimax")
#pca_3factor
# 1, 3 ve 4 factor oldu, 2 ayri bir factor, 5 ayri bir factor oldu.

#head(pca_3factor$scores)
#t(pca_3factor$scores)%*%pca_3factor$scores/(nrow(data_subjknow)-1) # show that factors are uncorrelated

############################################################################################
#####      KNOWLEGDE VE IMPORTANCE FACTORLERI COK YAK??N SONUC VERIYOR, BEN HEPSINI KOMPLE MI FACTORLESEM? HE HE :)

data_factor <- bluetooth %>%
  select(starts_with("SubjKnow"),
         starts_with("PII"))

# Eigenvalue -- finding the optimal number of factors
eigen(cor(data_factor))$values
plot(eigen(cor(data_factor))$values) # 2 tane factor yap diyor, ilk eigenvalue: 4,95, ikinci: 2,206
fa<-fa(data_factor,method=mle,scores='tenBerge',
       nfactors=2, rotate ="varimax")
fa # knowledgelari ayr?? factorledi, importancelari ayri factorledi, mantikli.

###      IntentToBuy'a gore :
# Cok onem verenler + bilenler almaya daha mi meyilli?
scores<-aggregate(fa$scores, by=list(bluetooth$IntentToBuy),mean, na.rm=TRUE)
scores

# scores: IntentToBuy = 0 icin -0.137 ve -0.519 , IntentToBuy = 1 icin 0.274 ve 0.103, 
# cok onem verenler + bilenler almaya daha meyilli.


###       Relative Importance'a gore : 
# Cok onem verenler + bilenler neye onem veriyor?

scores<-aggregate(fa$scores, by=list(bluetooth$RelImp),mean, na.rm=TRUE)
scores

# RelImp_battery : 1
# RelImp_weight : 2
# RelImp_price : 3
# RelImp_sound : 4

# burda en buyuk deger buyukten kucuge : sound , battery , price , weight
# yani en cok onem verenler + bilenler, relative importance larini ustteki siraya gore belirlemisler.

############################################################################################


###########
